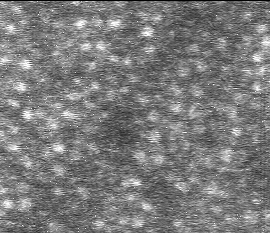
#> input picture data/sample.png, 270 x 233 px
$ jupyter execute ConeCounting-Complete.ipynb   (shell and % lines are left out)   (older library calls are emulated)
#> lines starting #> are read from the running program, lines starting #| are printed output that depends on the picture
# Cone counting example

## Tasks:
* Load the image file data/sample.png as a numpy.nd array
* Apply a gaussian filter to the image
* Identify the regional maximas in the image
* Count the number of located maxima

## Suggested functions:
* scipy.misc.imread
* scipy.ndimage.gaussian_filter
* scipy.ndimage.filters.maximum_filter
* scipy.ndimage.label

[cell 1]
# setup the environment
import numpy as np
import matplotlib.pyplot as plt
import scipy.misc
import scipy.ndimage

[cell 2]
image = scipy.misc.imread("data/sample.png", mode="P")
#> image: shape (233, 270); min 0, max 255, mean 123
image.shape
#> Out = (233, 270)

[cell 3]
plt.gray()
plt.imshow(image)

[cell 4]
image_filtered = scipy.ndimage.gaussian_filter(image,3)
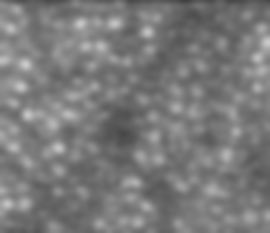
#> image_filtered: shape (233, 270); min 65, max 203, mean 122

[cell 5]
plt.imshow(image_filtered)

[cell 6]
image_maxima = scipy.ndimage.filters.maximum_filter(image_filtered, size=5)
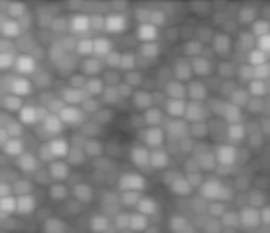
#> image_maxima: shape (233, 270); min 75, max 203, mean 130.3

[cell 7]
plt.imshow(image_maxima)

[cell 8]
image_maxima[0:10,0:10]

[cell 9]
cones_masked = image_filtered == image_maxima
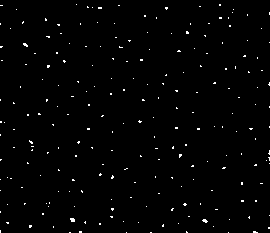
#> cones_masked: shape (233, 270) bool; 1.1% white in thin lines or dots

[cell 10]
cones_masked.dtype

[cell 11]
labels = scipy.ndimage.label(cones_masked)

[cell 12]
print("There are {} cones in this image".format(labels[1]))
#| There are 222 cones in this image
